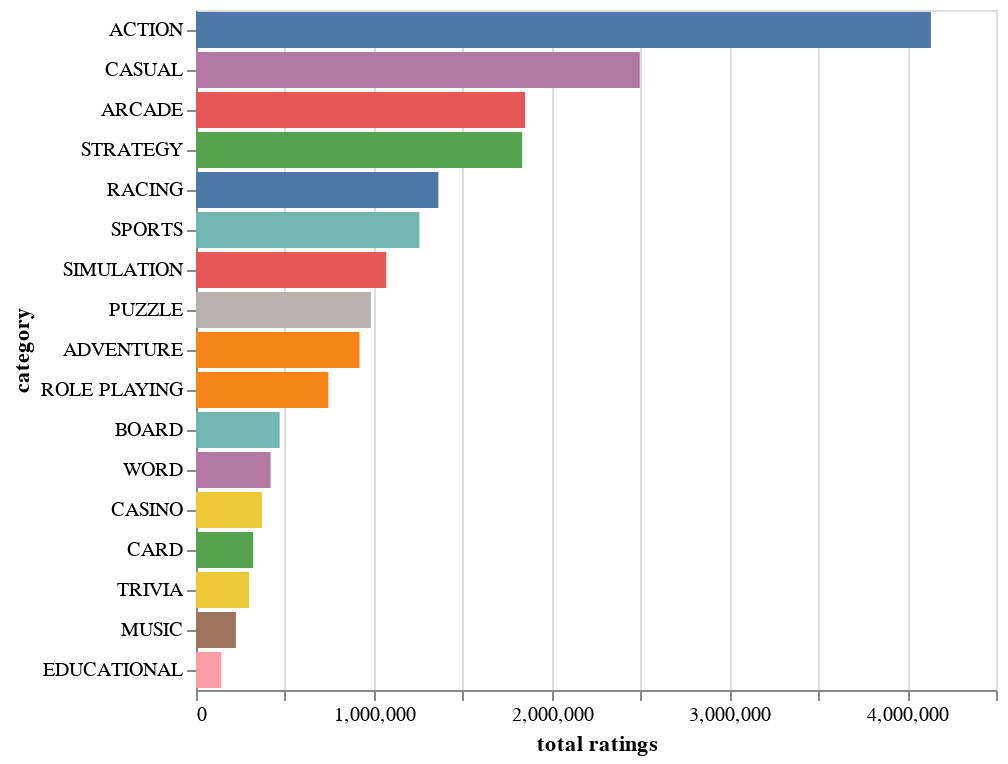

Notebook cell for this chart:
### Code cell
alt.Chart(g.reset_index()).mark_bar().encode(
    x="total ratings:Q",
    y=alt.Y("category:N", sort="-x"),
    color=alt.Color("category:N", legend=None)
)

### Figure 1 — Vega-Lite specification as saved in the notebook (floating-point values rounded to 4 significant figures)
{"config": {"view": {"continuousWidth": 400, "continuousHeight": 300}}, "data": {"name": "data-dbec760d3ad5478da96a3c7b51e9a7a2"}, "mark": "bar", "encoding": {"color": {"type": "nominal", "field": "category", "legend": null}, "x": {"type": "quantitative", "field": "total ratings"}, "y": {"type": "nominal", "field": "category", "sort": "-x"}}, "$schema": "https://vega.github.io/schema/vega-lite/v4.8.1.json", "datasets": {"data-dbec760d3ad5478da96a3c7b51e9a7a2": [{"category": "ACTION", "rank": 50.5, "total ratings": 4134000.0, "installs": 66500.0, "average rating": 4.246, "growth (30 days)": 1453.0, "growth (60 days)": 2.569, "price": 0.0099, "5 star ratings": 2975000.0, "4 star ratings": 359200.0, "3 star ratings": 198400.0, "2 star ratings": 109800.0, "1 star ratings": 491800.0, "paid": 0.01}, {"category": "ADVENTURE", "rank": 50.5, "total ratings": 919700.0, "installs": 18880.0, "average rating": 4.264, "growth (30 days)": 30.87, "growth (60 days)": 4.305, "price": 0.0499, "5 star ratings": 648400.0, "4 star ratings": 103500.0, "3 star ratings": 51670.0, "2 star ratings": 24650.0, "1 star ratings": 91510.0, "paid": 0.01}, {"category": "ARCADE", "rank": 50.5, "total ratings": 1852000.0, "installs": 69310.0, "average rating": 4.295, "growth (30 days)": 23.24, "growth (60 days)": 3.091, "price": 0.0948, "5 star ratings": 1337000.0, "4 star ratings": 194400.0, "3 star ratings": 104700.0, "2 star ratings": 49340.0, "1 star ratings": 165900.0, "paid": 0.02}, {"category": "BOARD", "rank": 50.5, "total ratings": 470900.0, "installs": 20380.0, "average rating": 4.347, "growth (30 days)": 157.3, "growth (60 days)": 4.501, "price": 0.0, "5 star ratings": 338600.0, "4 star ratings": 51620.0, "3 star ratings": 23180.0, "2 star ratings": 10890.0, "1 star ratings": 46580.0, "paid": 0.0}, {"category": "CARD", "rank": 50.74, "total ratings": 321800.0, "installs": 11480.0, "average rating": 4.421, "growth (30 days)": 2.029, "growth (60 days)": 2.864, "price": 0.02451, "5 star ratings": 229100.0, "4 star ratings": 45030.0, "3 star ratings": 16210.0, "2 star ratings": 6789.0, "1 star ratings": 24670.0, "paid": 0.008197}, {"category": "CASINO", "rank": 50.5, "total ratings": 371200.0, "installs": 7885.0, "average rating": 4.438, "growth (30 days)": 2.226, "growth (60 days)": 3.352, "price": 0.0, "5 star ratings": 274800.0, "4 star ratings": 41350.0, "3 star ratings": 18640.0, "2 star ratings": 7763.0, "1 star ratings": 28600.0, "paid": 0.0}, {"category": "CASUAL", "rank": 51.21, "total ratings": 2497000.0, "installs": 67130.0, "average rating": 4.335, "growth (30 days)": 19.77, "growth (60 days)": 2.099, "price": 0.0, "5 star ratings": 1812000.0, "4 star ratings": 287300.0, "3 star ratings": 134800.0, "2 star ratings": 59790.0, "1 star ratings": 202500.0, "paid": 0.0}, {"category": "EDUCATIONAL", "rank": 50.5, "total ratings": 142400.0, "installs": 15960.0, "average rating": 4.254, "growth (30 days)": 99.57, "growth (60 days)": 13.64, "price": 0.0, "5 star ratings": 101000.0, "4 star ratings": 13420.0, "3 star ratings": 7867.0, "2 star ratings": 4722.0, "1 star ratings": 15420.0, "paid": 0.0}, {"category": "MUSIC", "rank": 50.5, "total ratings": 224500.0, "installs": 12860.0, "average rating": 4.18, "growth (30 days)": 2.477, "growth (60 days)": 7.006, "price": 0.0199, "5 star ratings": 154800.0, "4 star ratings": 23010.0, "3 star ratings": 13780.0, "2 star ratings": 7317.0, "1 star ratings": 25610.0, "paid": 0.01}, {"category": "PUZZLE", "rank": 50.5, "total ratings": 983900.0, "installs": 36310.0, "average rating": 4.394, "growth (30 days)": 2.232, "growth (60 days)": 2.153, "price": 0.0, "5 star ratings": 708200.0, "4 star ratings": 128200.0, "3 star ratings": 58380.0, "2 star ratings": 23550.0, "1 star ratings": 65590.0, "paid": 0.0}, {"category": "RACING", "rank": 50.5, "total ratings": 1364000.0, "installs": 46400.0, "average rating": 4.312, "growth (30 days)": 58.09, "growth (60 days)": 1.961, "price": 0.0, "5 star ratings": 980700.0, "4 star ratings": 140200.0, "3 star ratings": 75150.0, "2 star ratings": 37100.0, "1 star ratings": 130400.0, "paid": 0.0}, {"category": "ROLE PLAYING", "rank": 50.5, "total ratings": 744700.0, "installs": 14490.0, "average rating": 4.276, "growth (30 days)": 1.186, "growth (60 days)": 2.841, "price": 0.0, "5 star ratings": 518700.0, "4 star ratings": 92060.0, "3 star ratings": 41830.0, "2 star ratings": 19370.0, "1 star ratings": 72670.0, "paid": 0.0}, {"category": "SIMULATION", "rank": 50.5, "total ratings": 1070000.0, "installs": 28710.0, "average rating": 4.318, "growth (30 days)": 6.954, "growth (60 days)": 3.41, "price": 0.0, "5 star ratings": 754500.0, "4 star ratings": 134300.0, "3 star ratings": 64510.0, "2 star ratings": 28810.0, "1 star ratings": 87880.0, "paid": 0.0}, {"category": "SPORTS", "rank": 50.5, "total ratings": 1257000.0, "installs": 34910.0, "average rating": 4.261, "growth (30 days)": 1.306, "growth (60 days)": 3.187, "price": 0.0, "5 star ratings": 876000.0, "4 star ratings": 154800.0, "3 star ratings": 74890.0, "2 star ratings": 32890.0, "1 star ratings": 118400.0, "paid": 0.0}, {"category": "STRATEGY", "rank": 50.5, "total ratings": 1835000.0, "installs": 23920.0, "average rating": 4.265, "growth (30 days)": 26.82, "growth (60 days)": 2.194, "price": 0.0, "5 star ratings": 1315000.0, "4 star ratings": 210800.0, "3 star ratings": 96770.0, "2 star ratings": 41670.0, "1 star ratings": 170100.0, "paid": 0.0}, {"category": "TRIVIA", "rank": 50.5, "total ratings": 298600.0, "installs": 7041.0, "average rating": 4.246, "growth (30 days)": 49.28, "growth (60 days)": 6.443, "price": 0.0199, "5 star ratings": 208300.0, "4 star ratings": 43340.0, "3 star ratings": 17710.0, "2 star ratings": 7240.0, "1 star ratings": 22050.0, "paid": 0.01}, {"category": "WORD", "rank": 49.15, "total ratings": 419600.0, "installs": 13070.0, "average rating": 4.444, "growth (30 days)": 1326.0, "growth (60 days)": 2.249, "price": 0.0, "5 star ratings": 301900.0, "4 star ratings": 62570.0, "3 star ratings": 24070.0, "2 star ratings": 8835.0, "1 star ratings": 22290.0, "paid": 0.0}]}}
